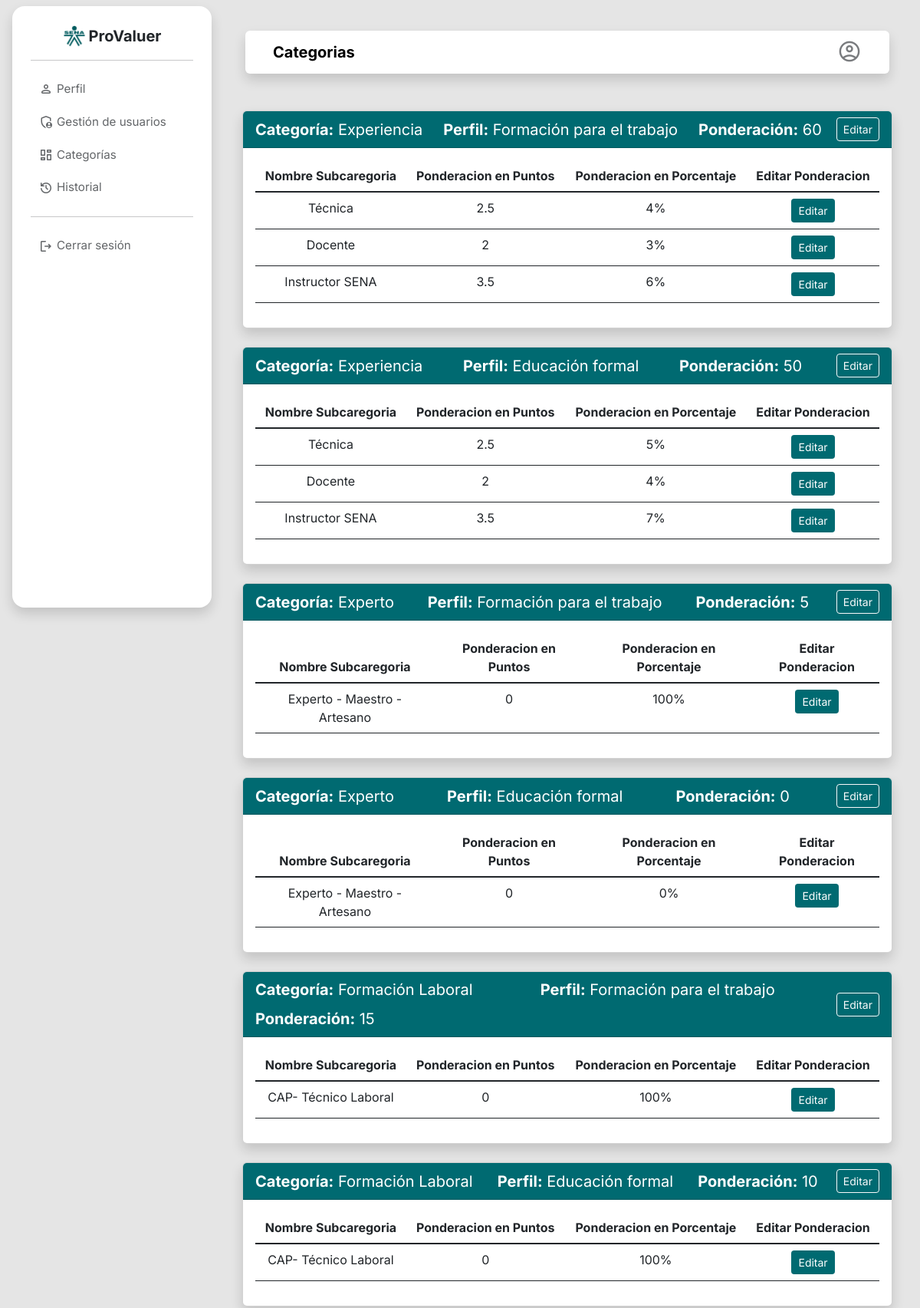
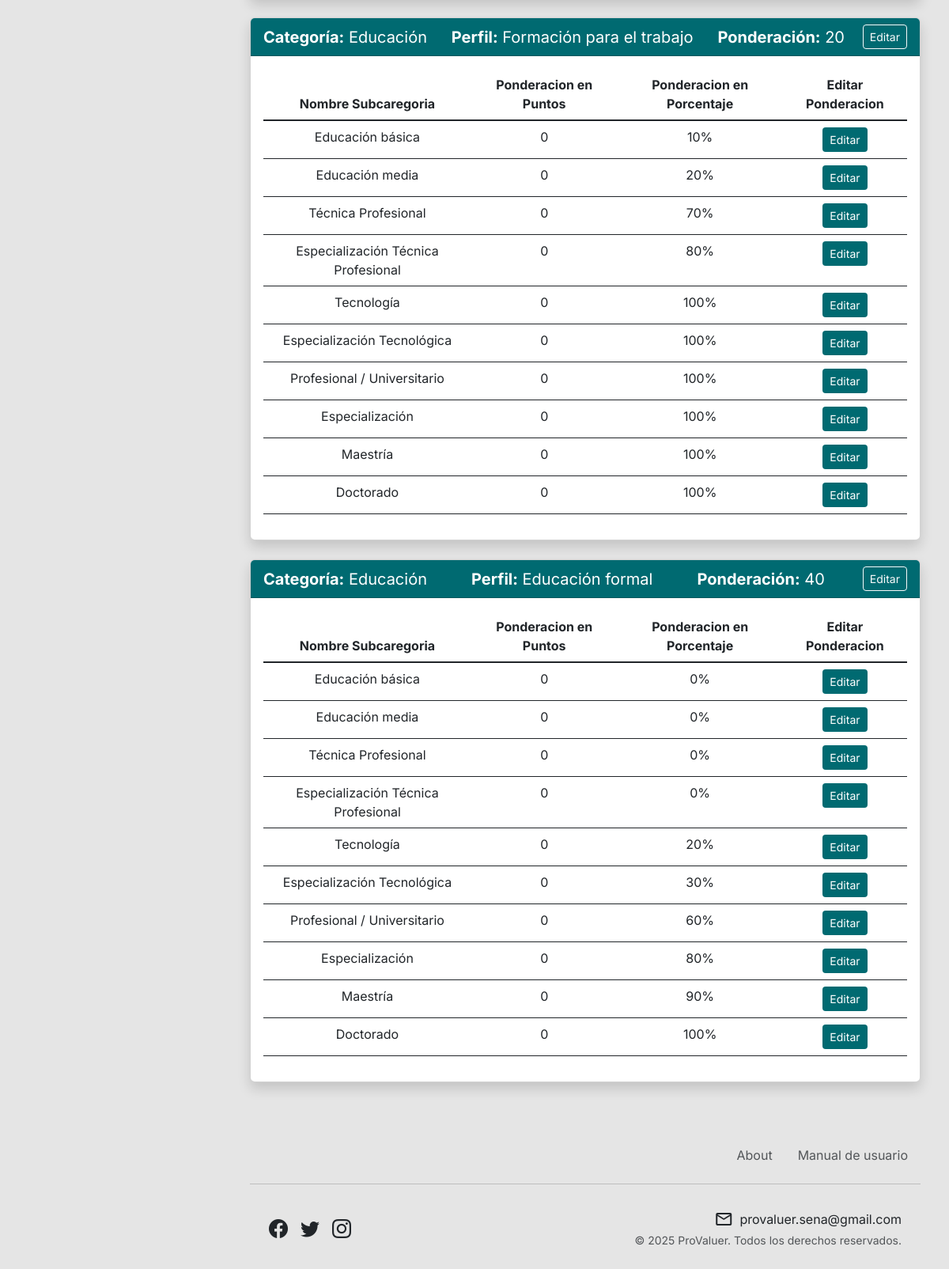
/rol_admin/pages/manage_categories.php (signed in), run on the app's committed database (2 pictures, top to bottom).
### tables this page shows
CREATE TABLE `categorias` (
  `id_categoria` int(11) NOT NULL,
  `nombre_categoria` varchar(30) NOT NULL,
  `perfil_categoria_fk` int(11) NOT NULL,
  `ponderacion_categoria` int(11) NOT NULL
);

CREATE TABLE `perfiles` (
  `id_perfil` int(11) NOT NULL,
  `nombre_perfil` varchar(50) NOT NULL
);

CREATE TABLE `subcategorias` (
  `id_subcategoria` int(11) NOT NULL,
  `categoria_subcategoria_fk` int(11) NOT NULL,
  `nombre_subcategoria` varchar(50) NOT NULL,
  `ponderacion_subcategoria_puntos` float(100,2) DEFAULT NULL,
  `ponderacion_subcategoria_porcentaje` int(100) DEFAULT NULL
);

### rol_admin/pages/manage_categories.php (the view, shortened to what this page needs)
<?php
$nombre_page = 'Categorias';
include("../../config/db_config.php");
mysqli_query($conn, "SET @usuario_actual := '".mysqli_real_escape_string($conn, $_SESSION['nombre_usuario'])."'");
function mostrarNumero($numero) {
    return rtrim(rtrim(number_format((float)$numero, 2, '.', ''), '0'), '.');
}
$sqlCategorias = "
    SELECT c.*, p.nombre_perfil
    FROM categorias c
    JOIN perfiles p ON c.perfil_categoria_fk = p.id_perfil
    ORDER BY c.id_categoria
";
$resultCategorias = $conn->query($sqlCategorias);
?>
<?php include('../../includes/panel/header.php'); ?>
<div class="container mt-5">
    <?php while ($cat = $resultCategorias->fetch_assoc()): ?>
        <div class="card mb-4 shadow">
            <div class="card-header color_fondo text-white d-flex justify-content-between align-items-center">
                <span class="fs-5 d-flex flex-wrap gap-2 w-100">
                    <span class="flex-grow-1"><strong>Categoría:</strong> <?= htmlspecialchars($cat['nombre_categoria']) ?></span>
                    <span class="flex-grow-1"><strong>Perfil:</strong> <?= htmlspecialchars($cat['nombre_perfil']) ?></span>
                    <span class="flex-grow-1"><strong>Ponderación:</strong> <?= mostrarNumero($cat['ponderacion_categoria']) ?></span>
                </span>
                <button class="btn btn-sm btn-outline-light" data-bs-toggle="modal" data-bs-target="#editarModal<?= $cat['id_categoria'] ?>">Editar</button>
            </div>
            <div class="card-body">
                <table class="table border-dark table-hover text-center">
                    <thead>
                        <tr>
                            <th>Nombre Subcaregoria</th>
                            <th>Ponderacion en Puntos</th>
                            <th>Ponderacion en Porcentaje</th>
                            <th>Editar Ponderacion</th>
                        </tr>
                    </thead>
                    <tbody class="table-group-divider">
                        <?php
                        $idCat = $cat['id_categoria'];
                        $sqlSubcats = "SELECT * FROM subcategorias WHERE categoria_subcategoria_fk = $idCat";
                        $resultSubcats = $conn->query($sqlSubcats);
                        if ($resultSubcats->num_rows > 0):
                            while ($subcat = $resultSubcats->fetch_assoc()):
                        ?>
                                <tr>
                                    <td><?= htmlspecialchars($subcat['nombre_subcategoria']) ?></td>
                                    <td><?= mostrarNumero($subcat['ponderacion_subcategoria_puntos']) ?></td>
                                    <td><?= mostrarNumero($subcat['ponderacion_subcategoria_porcentaje']) ?>%</td>
                                    <td>
                                        <button class="btn btn-sm botones" data-bs-toggle="modal" data-bs-target="#editarSub<?= $subcat['id_subcategoria'] ?>">Editar</button>
                                    </td>
                                </tr>
                            <?php endwhile;
                        else: ?>
                            <tr>
                                <td colspan="5" class="text-center">No hay subcategorías para esta categoría.</td>
                            </tr>
                        <?php endif; ?>
                    </tbody>
                </table>
            </div>
        </div>
    <?php endwhile; ?>
</div>
<?php include('../../includes/panel/footer.php'); ?>

### includes/panel/header.php (shortened to what this page needs)
<!DOCTYPE html>
<html lang="es">
<head>
    <link rel="stylesheet" href="https://cdn.jsdelivr.net/npm/bootstrap-icons@1.3.0/font/bootstrap-icons.css">
    <link href="/provaluer/assets/css/bootstrap.min.css" rel="stylesheet">
    <link href="/provaluer/assets/css/style.css" rel="stylesheet">
</head>
<body class="d-flex">
    <?php include('sidebar.php'); ?>
    <main class="flex-grow-1 p-4" style="margin-left: 280px">
    <?php include('navbar.php');?>

### includes/panel/sidebar.php (shortened to what this page needs)
<aside style="height: 100vh; position: fixed;">
    <div class="shadow d-flex flex-column flex-shrink-0 p-4 bg-white rounded-4 mx-3 my-2" style="width: 260px; height: calc(100vh - 1rem);">
        <div>
            <?php
            $rol = $_SESSION["rol_usuario_fk"];
            $homeUrls = [
                1 => "/provaluer/rol_admin/home.php",
                2 => "/provaluer/rol_main_user/home.php",
                3 => "/provaluer/rol_user/home.php"
            ];
            if (isset($homeUrls[$rol])) :
            ?>
            <div class="d-flex justify-content-center w-100">
                <a class="navbar-brand p-0 m-0 d-flex align-items-center" href="/provaluer/user_roles/pages/profile.php">
                    <img src="/provaluer/assets/img/logo.png" class="navbar-brand-img" width="30" height="auto" alt="main_logo">
                    <span class="ms-1 fs-5 text-dark"><strong>ProValuer</strong></span>
                </a>
            </div>
            <?php endif; ?>
        </div>
        <hr>
        <ul class="nav nav-pills flex-column mb-auto" id="sidebar-nav">
            <li class="nav-item ">
                <a class="nav-link text-dark d-flex align-items-center" href="/provaluer/user_roles/pages/profile.php">
                    <i class="material-symbols-rounded fs-5">person</i>
                    <span class="ms-1">Perfil</span>
                </a>
            </li>
            <?php if ($_SESSION["rol_usuario_fk"] == 1) : ?>
                <li class="nav-item">
                    <a class="nav-link text-dark d-flex align-items-center" href="/provaluer/rol_admin/pages/user_manager.php">
                        <i class="material-symbols-rounded fs-5">admin_panel_settings</i>
                        <span class="ms-1">Gestión de usuarios</span>
                    </a>
                </li>
                <li class="nav-item">
                    <a class="nav-link text-dark d-flex align-items-center" href="/provaluer/rol_admin/pages/manage_categories.php">
                        <i class="material-symbols-rounded fs-5">dashboard</i>
                        <span class="ms-1">Categorías</span>
                    </a>
                </li>
            <?php endif; ?>
            <?php if (in_array($_SESSION["rol_usuario_fk"], [1, 2])) : ?>
                <li class="nav-item">
                    <a class="nav-link text-dark d-flex align-items-center" href="/provaluer/user_roles/pages/record.php">
                        <i class="material-symbols-rounded fs-5">history</i>
                        <span class="ms-1">Historial</span>
                    </a>
                </li>
            <?php endif; ?>
            <hr>
            <li class="nav-item">
                <a class="nav-link text-dark d-flex align-items-center" href="/provaluer/auth/logout.php">
                    <i class="material-symbols-rounded fs-5">Logout</i>
                    <span class="ms-1">Cerrar sesión</span>
                </a>
            </li>
        </ul>
    </div>
</aside>

### includes/panel/navbar.php (shortened to what this page needs)
<nav class="navbar navbar-expand-lg bg-white shadow rounded px-4 py-2 m-3">
    <div class="container-fluid">
        <a class="navbar-brand fw-bold" href="#">
            <?php echo isset($nombre_page) ? $nombre_page : 'ProValuer'; ?>
        </a>
        <div class="collapse navbar-collapse justify-content-end" id="navbarContent">
            <ul class="navbar-nav mb-2 mb-lg-0">
                <li class="nav-item dropdown d-flex align-items-center">
                    <a href="#" class="nav-link text-body font-weight-bold p-0" id="userDropdown" role="button" data-bs-toggle="dropdown" aria-expanded="false" style="display: inline-block; line-height: 1;">
                        <i class="material-symbols-rounded fs-2 icon-opacity">account_circle</i>
                    </a>
                </li>
            </ul>
        </div>
    </div>
</nav>

### includes/panel/footer.php (shortened to what this page needs)
<footer class="footer pt-5">
    <div class="container-fluid">
        <div class="row align-items-center justify-content-lg-between">
            <div class="col-lg-12">
                <ul class="nav nav-footer justify-content-center justify-content-lg-end">
                    <li class="nav-item">
                        <a href=/ProValuer/user_roles/pages/about.php class="nav-link text-muted">About</a>
                    </li>
                    <li class="nav-item">
                        <a href=/provaluer/Manual_de_usuario.pdf class="nav-link text-muted">Manual de usuario</a>
                    </li>
                </ul>
            </div>
        </div>
        <hr style="border-color: #444;">
        <div class="row justify-content-between text-center text-lg-start py-3 px-4">
            <div class="col-lg-6 mb-3 mb-lg-0 d-flex justify-content-center justify-content-lg-start align-items-center gap-3">
                <a href="#" class="text-dark fs-4"><i class="bi bi-facebook"></i></a>
                <a href="#" class="text-dark fs-4"><i class="bi bi-twitter"></i></a>
                <a href="#" class="text-dark fs-4"><i class="bi bi-instagram"></i></a>
            </div>
            <div class="col-lg-6 text-lg-end d-flex flex-column align-items-center align-items-lg-end gap-1">
                <a href="mailto:provaluer.sena@gmail.com" class="text-decoration-none text-dark d-inline-flex align-items-center">
                    <i class="material-symbols-rounded">mail</i>
                    <span class="ms-2">provaluer.sena@gmail.com</span>
                </a>
                <small class="text-muted">© 2025 ProValuer. Todos los derechos reservados.</small>
            </div>
        </div>
    </div>
</footer>
</main>
</body>
</html>

### assets/css/style.css (style rules this page uses)
:root { --primary_color: #006a71; --second_color: #48a6a7; --dark_color: #00565c; --light_color: #F2FEFF; --gray: #d3d3d3b6; }
* { margin: 0; padding: 0; box-sizing: border-box; }
body { background-color: #e5e5e5; font-family: "Inter", sans-serif; }
.color_fondo { background: var(--primary_color); }
.botones { background: var(--primary_color); color: white; }
.icon-opacity { opacity: 0.6; transition: opacity 0.2s ease-in-out; }

### includes/panel/sidebar.php (style rules this page uses)
#sidebar-nav .nav-link { position: relative; transition: color 0.3s ease, background-color 0.3s ease, opacity 0.3s ease; padding: 10px; border-radius: 5px; opacity: 0.7; font-size: 0.95rem; }
#sidebar-nav .nav-link::after { content: ""; position: absolute; left: 0; bottom: 4px; width: 0%; height: 3px; background-color: #006A71; border-radius: 2px; transition: width 0.3s ease-in-out; }

### data on the page
categorias: nombre_categoria "Experiencia", perfil_categoria_fk.nombre_perfil "Formación para el trabajo", ponderacion_categoria "60"
subcategorias: nombre_subcategoria "Técnica", ponderacion_subcategoria_puntos "2.5", ponderacion_subcategoria_porcentaje "4"
subcategorias: nombre_subcategoria "Docente", ponderacion_subcategoria_puntos "2", ponderacion_subcategoria_porcentaje "3"
subcategorias: nombre_subcategoria "Instructor SENA", ponderacion_subcategoria_puntos "3.5", ponderacion_subcategoria_porcentaje "6"
categorias: nombre_categoria "Experiencia", perfil_categoria_fk.nombre_perfil "Educación formal", ponderacion_categoria "50"
subcategorias: nombre_subcategoria "Técnica", ponderacion_subcategoria_puntos "2.5", ponderacion_subcategoria_porcentaje "5"
subcategorias: nombre_subcategoria "Docente", ponderacion_subcategoria_puntos "2", ponderacion_subcategoria_porcentaje "4"
subcategorias: nombre_subcategoria "Instructor SENA", ponderacion_subcategoria_puntos "3.5", ponderacion_subcategoria_porcentaje "7"
categorias: nombre_categoria "Experto", perfil_categoria_fk.nombre_perfil "Formación para el trabajo", ponderacion_categoria "5"
subcategorias: nombre_subcategoria "Experto - Maestro - Artesano", ponderacion_subcategoria_puntos "0", ponderacion_subcategoria_porcentaje "100"
categorias: nombre_categoria "Experto", perfil_categoria_fk.nombre_perfil "Educación formal", ponderacion_categoria "0"
subcategorias: nombre_subcategoria "Experto - Maestro - Artesano", ponderacion_subcategoria_puntos "0", ponderacion_subcategoria_porcentaje "0"
categorias: nombre_categoria "Formación Laboral", perfil_categoria_fk.nombre_perfil "Formación para el trabajo", ponderacion_categoria "15"
subcategorias: nombre_subcategoria "CAP- Técnico Laboral", ponderacion_subcategoria_puntos "0", ponderacion_subcategoria_porcentaje "100"
categorias: nombre_categoria "Formación Laboral", perfil_categoria_fk.nombre_perfil "Educación formal", ponderacion_categoria "10"
subcategorias: nombre_subcategoria "CAP- Técnico Laboral", ponderacion_subcategoria_puntos "0", ponderacion_subcategoria_porcentaje "100"
categorias: nombre_categoria "Educación", perfil_categoria_fk.nombre_perfil "Formación para el trabajo", ponderacion_categoria "20"
subcategorias: nombre_subcategoria "Educación básica", ponderacion_subcategoria_puntos "0", ponderacion_subcategoria_porcentaje "10"
subcategorias: nombre_subcategoria "Educación media", ponderacion_subcategoria_puntos "0", ponderacion_subcategoria_porcentaje "20"
subcategorias: nombre_subcategoria "Técnica Profesional", ponderacion_subcategoria_puntos "0", ponderacion_subcategoria_porcentaje "70"
subcategorias: nombre_subcategoria "Especialización Técnica Profesional", ponderacion_subcategoria_puntos "0", ponderacion_subcategoria_porcentaje "80"
subcategorias: nombre_subcategoria "Tecnología", ponderacion_subcategoria_puntos "0", ponderacion_subcategoria_porcentaje "100"
subcategorias: nombre_subcategoria "Especialización Tecnológica", ponderacion_subcategoria_puntos "0", ponderacion_subcategoria_porcentaje "100"
subcategorias: nombre_subcategoria "Profesional / Universitario", ponderacion_subcategoria_puntos "0", ponderacion_subcategoria_porcentaje "100"
subcategorias: nombre_subcategoria "Especialización", ponderacion_subcategoria_puntos "0", ponderacion_subcategoria_porcentaje "100"
subcategorias: nombre_subcategoria "Maestría", ponderacion_subcategoria_puntos "0", ponderacion_subcategoria_porcentaje "100"
subcategorias: nombre_subcategoria "Doctorado", ponderacion_subcategoria_puntos "0", ponderacion_subcategoria_porcentaje "100"
categorias: nombre_categoria "Educación", perfil_categoria_fk.nombre_perfil "Educación formal", ponderacion_categoria "40"
subcategorias: nombre_subcategoria "Educación básica", ponderacion_subcategoria_puntos "0", ponderacion_subcategoria_porcentaje "0"
subcategorias: nombre_subcategoria "Educación media", ponderacion_subcategoria_puntos "0", ponderacion_subcategoria_porcentaje "0"
subcategorias: nombre_subcategoria "Técnica Profesional", ponderacion_subcategoria_puntos "0", ponderacion_subcategoria_porcentaje "0"
subcategorias: nombre_subcategoria "Especialización Técnica Profesional", ponderacion_subcategoria_puntos "0", ponderacion_subcategoria_porcentaje "0"
subcategorias: nombre_subcategoria "Tecnología", ponderacion_subcategoria_puntos "0", ponderacion_subcategoria_porcentaje "20"
subcategorias: nombre_subcategoria "Especialización Tecnológica", ponderacion_subcategoria_puntos "0", ponderacion_subcategoria_porcentaje "30"
subcategorias: nombre_subcategoria "Profesional / Universitario", ponderacion_subcategoria_puntos "0", ponderacion_subcategoria_porcentaje "60"
subcategorias: nombre_subcategoria "Especialización", ponderacion_subcategoria_puntos "0", ponderacion_subcategoria_porcentaje "80"
subcategorias: nombre_subcategoria "Maestría", ponderacion_subcategoria_puntos "0", ponderacion_subcategoria_porcentaje "90"
subcategorias: nombre_subcategoria "Doctorado", ponderacion_subcategoria_puntos "0", ponderacion_subcategoria_porcentaje "100"

### other printed values
$nombre_page "Categorias"
